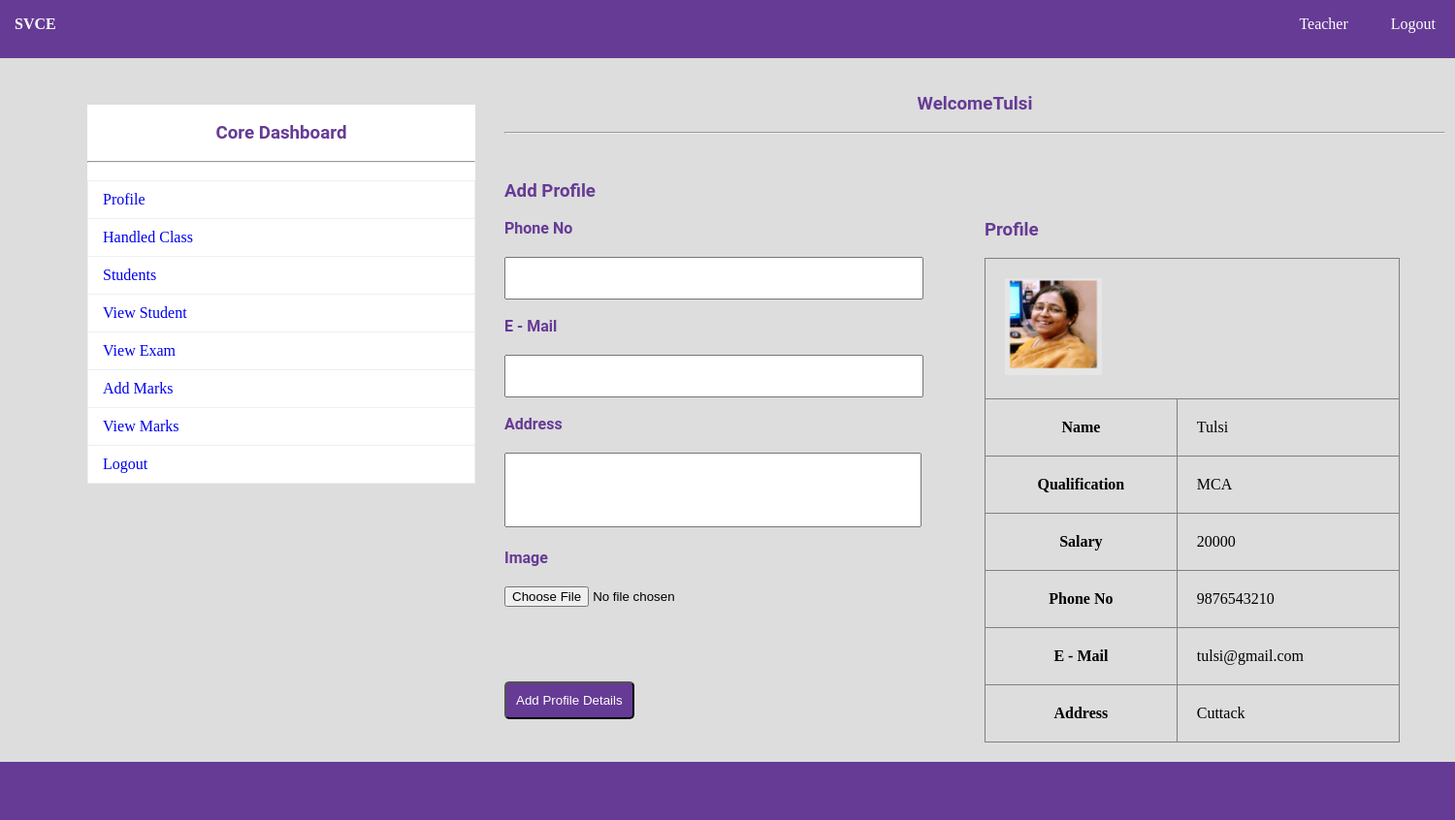
Page /teacher_home.php (signed in) on the committed database.
### tables this page shows
CREATE TABLE `staff` (
  `TID` int(11) NOT NULL,
  `TNAME` varchar(150) NOT NULL,
  `TPASS` varchar(150) NOT NULL,
  `QUAL` varchar(150) NOT NULL,
  `SAL` varchar(150) NOT NULL,
  `PNO` varchar(150) NOT NULL,
  `MAIL` varchar(150) NOT NULL,
  `PADDR` text NOT NULL,
  `IMG` varchar(150) NOT NULL
);

### teacher_home.php (the view, shortened to what this page needs)
<?php
	include"database.php";
	$sql="SELECT * FROM staff WHERE TID={$_SESSION["TID"]}";
		$res=$db->query($sql);
		if($res->num_rows>0)
		{
			$row=$res->fetch_assoc();
		}
?>
<!DOCTYPE html>
<html>
	<head>
		<link rel="stylesheet" type="text/css" href="css/style.css">
	</head>
	<body>
		<?php include"navbar.php";?><br>
			<div id="section">
				<?php include"sidebar.php";?><br>
					<h3 class="text">Welcome<?php echo $_SESSION["TNAME"]; ?></h3><br><hr><br>
				<div class="content">
					<h3>Add Profile</h3><br>
					<div class="lbox1">
					<form  enctype="multipart/form-data" role="form"  method="post" action="<?php echo $_SERVER["PHP_SELF"];?>">
							<label>  Phone No</label><br>
							<input type="text" maxlength="10" required class="input3" name="pno"><br><br>
							<label>  E - Mail</label><br>
							<input type="email"  class="input3" required name="mail"><br><br>
							<label>  Address</label><br>
							<textarea rows="5" name="addr"></textarea><br><br>
							<label> Image</label><br>
							<input type="file"  class="input3" required name="img"><br><br>
						<button type="submit" class="btn" name="submit">Add Profile Details</button>
						</form>
					</div>
					<div class="rbox1">
					<h3> Profile</h3><br>
						<table border="1px">
							<tr><td colspan="2"><img src="<?php echo $row["IMG"] ?>" height="100" width="100"></td></tr>
							<tr><th>Name </th> <td><?php echo $row["TNAME"] ?> </td></tr>
							<tr><th>Qualification </th> <td><?php echo $row["QUAL"] ?>  </td></tr>
							<tr><th>Salary </th> <td> <?php echo $row["SAL"] ?>  </td></tr>
							<tr><th>Phone No </th> <td> <?php echo $row["PNO"] ?> </td></tr>
							<tr><th>E - Mail </th> <td> <?php echo $row["MAIL"] ?> </td></tr>
							<tr><th>Address </th> <td> <?php echo $row["PADDR"] ?> </td></tr>
						</table>
					</div>
				</div>
			</div>
				<?php include"footer.php";?>
	</body>
</html>

### css/style.css (style rules this page uses)
* { padding:0px; margin:0px; }
html { background:#dddddd; }
h1,h2,h3,h4,h5,h6,label { font-family:roboto; color:#663b95; }
.btn { border-radius:5px; padding:10px; background:#663b95; color:white; margin-top:40px; }
label { font-weight:bold; }
.text { text-align:center; }
#section { height:auto; width:1400px; margin-left:90px; font-family:cambria; }
.content { margin-top:30px; height:auto; width:950px; float:left; }
tr,td,th { padding:20px; }
.input3 { width:90%; height:40px; margin-top:20px; }
table { border-collapse:collapse; }
.lbox1 { width:50%; margin-right:20px; float:left; }
.rbox1 { width:45%; float:left; }
.rbox1 table { width:100%; }
textarea { resize:none;width:90%;margin-top:20px; }

### rows in the picture
staff: IMG (picture), TNAME "Tulsi", QUAL "MCA", SAL "20000", PNO "9876543210", MAIL "tulsi@gmail.com", PADDR "Cuttack"

### other values in the picture
$_SESSION["TNAME"] "Tulsi"
